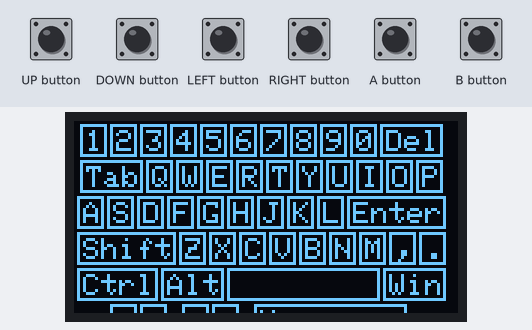
A sketch run on a simulated Arduboy, built with avr-gcc and run on an emulated ATmega32U4. Shown: 128×64 one-colour display. Inputs (shaded band) come from the test bench. USB keyboard and mouse output is not drawn.

Above: at 1.2 s.
1.3 s: B button pressed for 0.15 s
At 1.92 s:
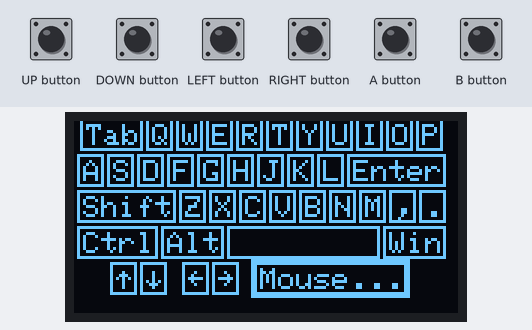
2.0 s: A button pressed for 0.15 s
At 2.8 s:
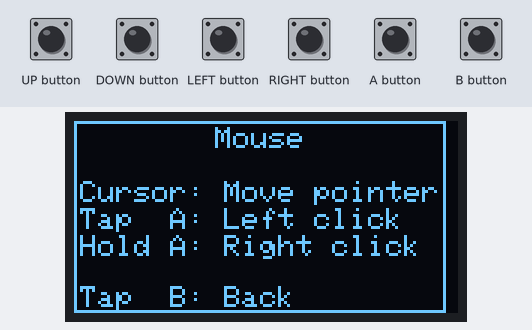
3.7 s: B button pressed for 1 s
At 4.89 s:
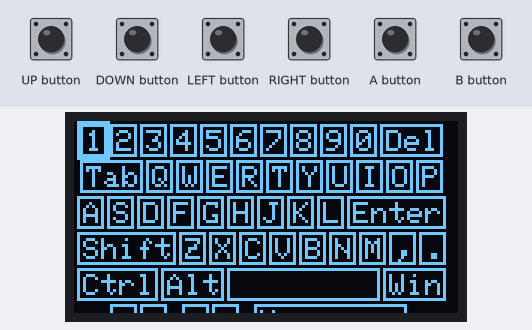
5.3 s: DOWN button pressed for 1 s
At 7.2 s:
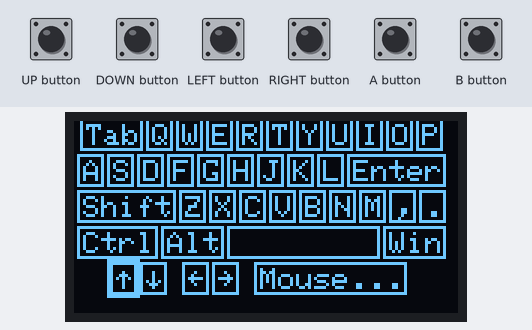
8.0 s: UP button pressed for 1 s
At 8.43 s:
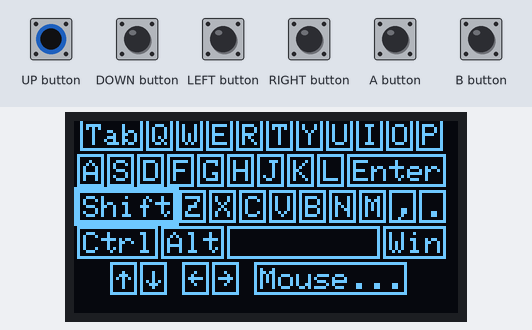
Timing chart, 0 to 11.0 s (numbered marks = the images above; inputs shaded):
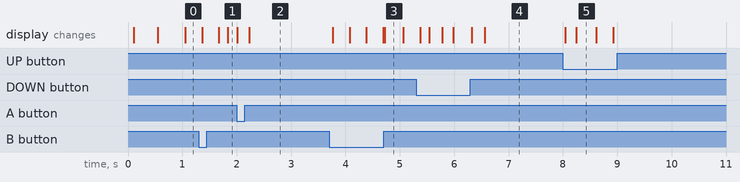

Measured:
- after the input at 1.3 s, the display: first changes after 0.06 s (image 1 shows a later state)
- after the input at 2.0 s, the display: first differs from a run without the input after 0.23 s (image 2)
- after the input at 3.7 s, the display: first changes after 0.07 s (image 3 shows a later state)
- after the input at 5.3 s, the display: first changes after 0.07 s (image 4 shows a later state)
- after the input at 8.0 s, the display: first changes after 0.05 s (image 5 shows a later state)

The sketch:

Remote.ino
```cpp
/*
 Virtual mouse and keyboard for Arduboy
 by Erwin Ried

 Based on KeyboardAndMouseControl Example for Arduino Leonardo, Micro or Due by Tom Igoe
*/

#include "Keyboard.h"
#include "Mouse.h"
#include "Arduboy2.h"
#include "Structs.h"

Arduboy2 arduboy;

long waitForRelease = 0;

double inix = 0, iniy = 0; // Keyboard position
int nx = 0, ny = 0; // Desired keyboard position
const double KEYBOARD_SCROLL = 25; // Scroll speed
const int DEBOUNCE = 200; // in ms

const int MOUSE_DEBOUNCE = 20;
const int MOUSE_SPEED = 1,MOUSE_ACCEL = 1, MOUSE_MAXACCEL = 50;
const int MOUSE_DELAY = 400; // in ms
int mouseHeld = 0;
byte mouseBlock = 64, selectedBlock = 1, previousBlock = mouseBlock;
```

Blocks.ino
```cpp
// Is the block a key or a special markup?
bool isKey(byte b)
{
  switch (b)
  {
    case NORMAL:
    case EXTENDED:
    case SPECIAL:
      return true;
  }
  return false;
}

int keyWidth(char c[])
{
  return 9 + ((strlen(c) - 1) * 6);
}

// Complete keyboard and touchpad layout
const block layout[] PROGMEM  = {
  /* Function keys */


  /* Standard keyboard */

  {"", 2, SPACER, 0, 0}, {"1", 0, NORMAL, 0, 13},  {"2", 0, NORMAL, 0, 12},  {"3", 0, NORMAL, 0, 12},  {"4", 0, NORMAL, 0, 12},  {"5", 0, NORMAL, 0, 12},  {"6", 0, NORMAL, 0, 12},
  {"7", 0, NORMAL, 0, 12},  {"8", 0, NORMAL, 0, 12},  {"9", 0, NORMAL, 0, 12},  {"0", 0, NORMAL, 0, 12},  {"Del", KEY_BACKSPACE, EXTENDED, 0, 12},
  {"", 0, SPLITTER, 0, 0},
  {"", 2, SPACER, 0, 0}, {"Tab", KEY_TAB, EXTENDED, 13, 13},  {"Q", 0, NORMAL, 12, 14},  {"W", 0, NORMAL, 12, 14},  {"E", 0, NORMAL, 12, 14},  {"R", 0, NORMAL, 12, 14},
  {"T", 0, NORMAL, 12, 14}, {"Y", 0, NORMAL, 12, 14},  {"U", 0, NORMAL, 12, 14},  {"I", 0, NORMAL, 12, 14},  {"O", 0, NORMAL, 12, 13}, {"P", 0, NORMAL, 13, 12},
  {"", 0, SPLITTER, 0, 0},
  {"", 1, SPACER, 0, 0}, {"A", 0, NORMAL, 13, 12},  {"S", 0, NORMAL, 14, 11},  {"D", 0, NORMAL, 14, 10},  {"F", 0, NORMAL, 14, 10},  {"G", 0, NORMAL, 14, 10},
  {"H", 0, NORMAL, 14, 10},  {"J", 0, NORMAL, 14, 10},  {"K", 0, NORMAL, 14, 10},  {"L", 0, NORMAL, 14, 10},  {"Enter", KEY_RETURN, EXTENDED, 14, 10},
  {"", 0, SPLITTER, 0, 0},
  {"", 1, SPACER, 0, 0}, {"Shift", 0, EXTENDED, 12, 12},  {"Z", 0, NORMAL, 10, 12},  {"X", 0, NORMAL, 10, 11},  {"C", 0, NORMAL, 10, 11},  {"V", 0, NORMAL, 10, 10},
  {"B", 0, NORMAL, 10, 9}, {"N", 0, NORMAL, 10, 8},  {"M", 0, NORMAL, 10, 8},  {",", 0, NORMAL, 11, 7},  {".", 0, NORMAL, 12, 6}, /* {"-", 0, NORMAL,11,11},*/
  {"", 0, SPLITTER, 0, 0},
  {"", 1, SPACER, 0, 0}, {"Ctrl", KEY_LEFT_CTRL, EXTENDED, 12, 7},  {"Alt", KEY_LEFT_ALT, EXTENDED, 12, 9},  {"        ", ' ', EXTENDED, 11, 11},
  {"Win", KEY_LEFT_GUI, EXTENDED, 7, 10},  {"", 0, PLACEHOLDER, 0, 0},
  {"", 0, SPLITTER, 0, 0},

  /* Bottom */
  {"", 12, SPACER, 0, 0}, {{24,}, KEY_UP_ARROW, EXTENDED, 7, 0}, {{25,}, KEY_DOWN_ARROW, EXTENDED, 8, 0}, {"", 4, SPACER, 0, 0},
  {{27,}, KEY_LEFT_ARROW, EXTENDED, 9, 0}, {{26,}, KEY_RIGHT_ARROW, EXTENDED, 10, 0}, {"", 4, SPACER, 0, 0},
  {"Mouse...", 1, SPECIAL, 11, 0},

  /* End */
  {"", 0, TERMINATOR, 0, 0},

};

// Gets a block from the PROGMEM
block getBlock(int n)
{
  block b;
  memcpy_P (&b, &layout [n], sizeof b);
  return b;
}

// Gets the next valid block
int getNearBlock(int n, bool forward = true)
{
  do
  {
    n += (forward ? 1 : -1);

    if (n < 0)
      return getNearBlock(n);
    else
    {
      block b = getBlock(n);

      if (isKey(b.type))
        return n;
      else if (b.type == TERMINATOR)
        return getNearBlock(n, false);
    }
  } while (true);
}
```

Draw.ino
```cpp
void drawKey(char c[], int x, int y, int w, int h)
{

  arduboy.setCursor(x + 2, y + 2);
  arduboy.print(c);
  arduboy.drawRect(x, y, w, h);
}

void drawKeyboard(int x, int y)
{
  byte i = 0;
  int xpos = x, ypos = y;
  int w = 0;

  do
  {
    block b = getBlock(i);

    switch (b.type)
    {

      case EXTENDED:
      case SPECIAL:
      case NORMAL:
        w = keyWidth(b.label);
        drawKey(b.label, xpos, ypos, w, 11);

        if (selectedBlock == i)
        {
          // Change focus position to scroll the keyboard to selected block
          ny = 24 + (iniy - (ypos));

          if (waitForRelease > 0 || millis() % 1000 > 500) // 50% of the time blinking is off
            arduboy.drawRect(xpos - 1, ypos - 1, w + 2, 13);
        }

        xpos += w + 1;
        break;

      case SPLITTER:
        xpos = x;
        ypos += 12;
        break;

      case SPACER:
        xpos += (int)(b.value);
        break;

      case TERMINATOR:
        goto exit;
    }
    i++;
  } while (true);
exit:;
}
```

Loop.ino
```cpp
const int KEYBOARD = 0, MOUSE = 1;
int loopMode = KEYBOARD;

void mainLoop()
{
  switch (loopMode)
  {
    case KEYBOARD:
      // Smooth scroll
      inix +=  (nx - inix) / KEYBOARD_SCROLL;
      iniy +=  (ny - iniy) / KEYBOARD_SCROLL;

      inix = round(inix * 10) / 10;
      iniy = round(iniy * 10) / 10;

      if (millis() > waitForRelease) // Assume is a new keypress
      {
        if (arduboy.pressed(RIGHT_BUTTON) || arduboy.pressed(LEFT_BUTTON))
        {
          selectedBlock = getNearBlock(selectedBlock, arduboy.pressed(RIGHT_BUTTON));
          waitForRelease = millis() + DEBOUNCE;
        }

        if (arduboy.pressed(UP_BUTTON) || arduboy.pressed(DOWN_BUTTON))
        {
          block b = getBlock(selectedBlock);
          selectedBlock += arduboy.pressed(UP_BUTTON) ? -b.upper : b.lower;
          waitForRelease = millis() + DEBOUNCE;
        }

        if (arduboy.pressed(B_BUTTON) )
        {
          if (mouseBlock == selectedBlock)
            selectedBlock = previousBlock;
          else
          {
            previousBlock = selectedBlock;
            selectedBlock = mouseBlock;
          }
          waitForRelease = millis() + DEBOUNCE;
        }

        if (arduboy.pressed(A_BUTTON) )
        {
          block b = getBlock(selectedBlock);

          switch (b.type)
          {
            case NORMAL:
              Keyboard.write(b.label[0]);
              break;

            case EXTENDED:
              Keyboard.write(b.value);
              break;

            case SPECIAL:
              switch (b.value)
              {
                case 1: // Mouse mouse
                  loopMode = MOUSE;
                  delay(DEBOUNCE);
                  return;
              }
              break;
          }

          waitForRelease = millis() + DEBOUNCE;
        }

      } else
        waitForRelease = arduboy.buttonsState() == 0 ? 0 : waitForRelease;

      drawKeyboard(inix, iniy);
      break;

    case MOUSE:
      arduboy.drawRect(0, 0, 124, 64);
      arduboy.setCursor(47, 2);
      arduboy.print("Mouse");
      arduboy.setCursor(2, 20);
      arduboy.print("Cursor: Move pointer");
      arduboy.setCursor(2, 29);
      arduboy.print("Tap  A: Left click");
      arduboy.setCursor(2, 38);
      arduboy.print("Hold A: Right click");
      arduboy.setCursor(2, 55);
      arduboy.print("Tap  B: Back");

      if (millis() > waitForRelease) // Assume is a new keypress
      {
        if (arduboy.buttonsState() != 0)
        {
          int s = MOUSE_SPEED + (mouseHeld * MOUSE_ACCEL);
          if (arduboy.pressed(RIGHT_BUTTON)) Mouse.move(s, 0);
          if (arduboy.pressed(LEFT_BUTTON)) Mouse.move(-s, 0);
          if (arduboy.pressed(DOWN_BUTTON)) Mouse.move(0, s);
          if (arduboy.pressed(UP_BUTTON)) Mouse.move(0, -s);
          waitForRelease = millis() + MOUSE_DEBOUNCE - mouseHeld;

          if (s < MOUSE_MAXACCEL)
            mouseHeld++;
        }
      }

      if ( arduboy.buttonsState() == 0)
      {
        mouseHeld = 0;
        waitForRelease = 0;
      }

      if (arduboy.pressed(A_BUTTON) )
      {
        long t = millis() + MOUSE_DELAY;

        do {
          if (!arduboy.pressed(A_BUTTON)) break;
        } while (millis() < t);
        t -= millis();

        //if (arduboy.buttonsState() == B00001000)
        Mouse.click(t > 0 ? MOUSE_LEFT : MOUSE_RIGHT);
        /*else
          Mouse.press();*/
        do {} while (arduboy.pressed(A_BUTTON)); // Wait for release
      }
      /*else
        Mouse.release();*/

      if (arduboy.pressed(B_BUTTON) )
      {
        loopMode = KEYBOARD;
        selectedBlock = previousBlock;
        waitForRelease = millis() + DEBOUNCE;
      }

      break;
  }
}

void loop()
{
  if (!(arduboy.nextFrame()))
    return;
  arduboy.clear();
  mainLoop();

  // Mirroring
  //Serial.write(arduboy.getBuffer(), 128 * 64 / 8);
  arduboy.display();
}
```

Setup.ino
```cpp
void setup()
{
  arduboy.begin();
  //arduboy.boot();
  arduboy.setFrameRate(30);
  arduboy.setTextSize(1);

  //Serial.begin(9600);
  Mouse.begin();
  Keyboard.begin();
}
```

Structs.h
```cpp
// Defines a block
enum blocktype
{
  NORMAL, EXTENDED, SPECIAL, SPACER, SPLITTER, TERMINATOR, PLACEHOLDER
};

// Defines the screen layout
typedef struct
{
  char label[10];
  byte value;
  blocktype type;
  byte upper; // Offset to jump to upper line
  byte lower; // Offset to jump to lower line
} block;
```
